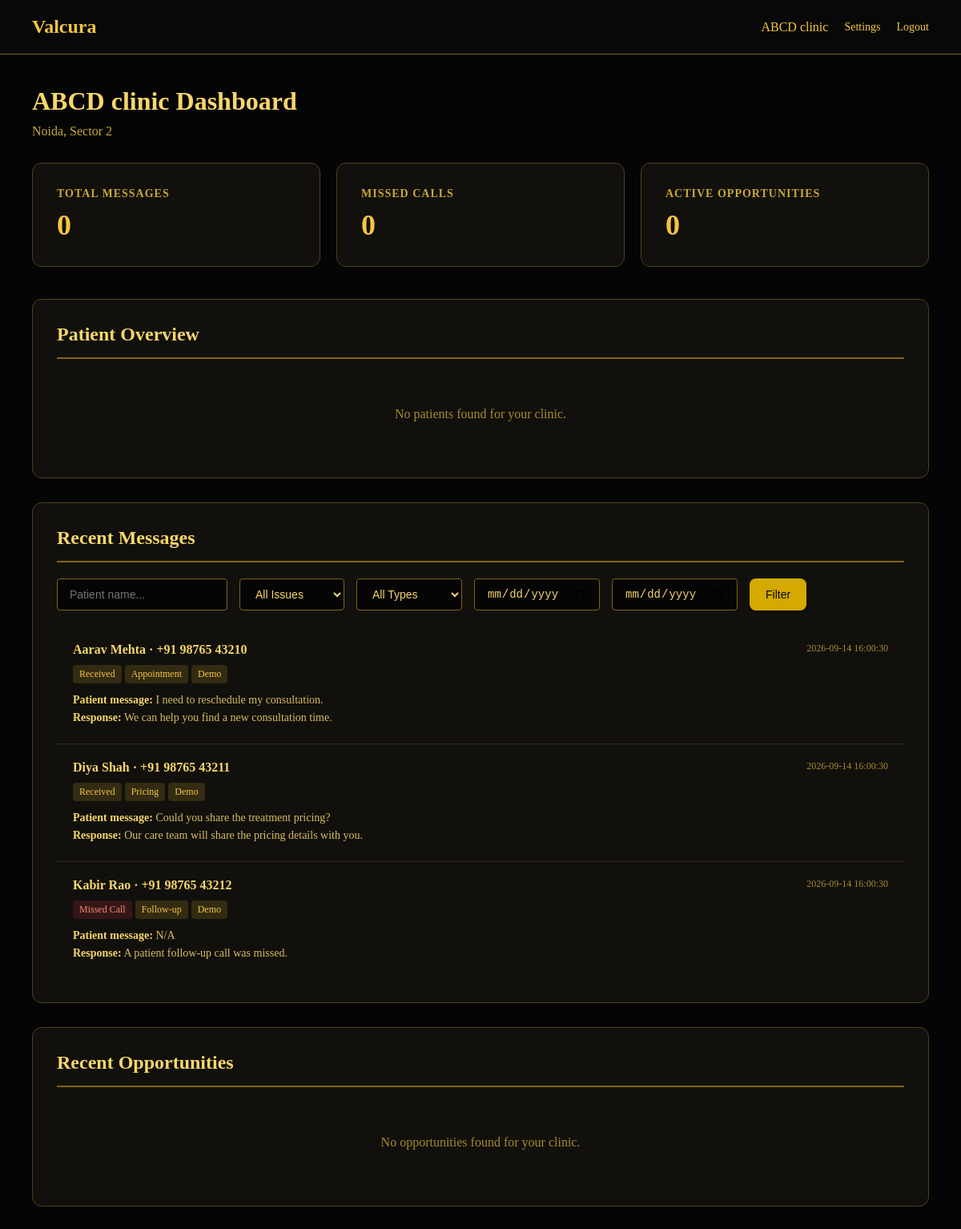
/hospital/dashboard/ (signed in), run on the app's committed database.
### user_request/models.py (models this page shows, shortened)
class ClinicProfile(models.Model):
    clinic_id = models.CharField(max_length=50, unique=True, primary_key=True)
    clinic_name = models.CharField(max_length=200)
    city = models.CharField(max_length=100)
    locality = models.CharField(max_length=100)
    clinic_type = models.CharField(max_length=50)
    chair_count = models.IntegerField()
    primary_specialty = models.CharField(max_length=100)
    monthly_revenue_baseline_inr = models.DecimalField(max_digits=12, decimal_places=2)
    reception_team_size = models.IntegerField()
    onboarding_date = models.DateField()
    crm_status = models.CharField(max_length=50)
    crm_name = models.CharField(max_length=100, blank=True)
    crm_integration_mode = models.CharField(max_length=50, blank=True)
    valcura_plan = models.CharField(max_length=50)
    active_status = models.BooleanField(default=True)
    created_at = models.DateTimeField(auto_now_add=True)

### user_request/views.py (the view, shortened to what this page needs)
# urls.py: path('hospital/dashboard/', hospital_dashboard, name='hospital_dashboard'),
@login_required
def hospital_dashboard(request):
    user = request.user
    if isinstance(user, HospitalUser) and user.clinic:
        clinic = user.clinic
        from .models import PatientContact
        clinic_patients = PatientContact.objects.filter(clinic=clinic)
        patient_phone_numbers = [p.phone_number for p in clinic_patients]
        patients_by_phone = {p.phone_number: p for p in clinic_patients}
        messages = MessageLog.objects.filter(phone_number__in=patient_phone_numbers).order_by('-created_at')
        latest_issues = {}
        for opportunity in Opportunity.objects.filter(
            clinic=clinic,
            patient__phone_number__in=patient_phone_numbers,
        ).order_by('-inquiry_date_time'):
            latest_issues.setdefault(opportunity.patient.phone_number, opportunity.treatment_concern)
        display_messages = [
            {
                'phone_number': message.phone_number,
                'patient_name': patients_by_phone.get(message.phone_number).patient_name
                if patients_by_phone.get(message.phone_number) else 'Unknown patient',
                'issue_type': latest_issues.get(message.phone_number, 'General enquiry'),
                'user_message': message.user_message,
                'ai_response': message.ai_response,
                'is_missed_call': message.is_missed_call,
                'created_at': message.created_at,
                'is_demo': False,
            }
            for message in messages[:100]
        ]
        if not display_messages:
            demo_time = timezone.now()
            display_messages = [
                {
                    'phone_number': '+91 98765 43210',
                    'patient_name': 'Aarav Mehta',
                    'issue_type': 'Appointment',
                    'user_message': 'I need to reschedule my consultation.',
                    'ai_response': 'We can help you find a new consultation time.',
                    'is_missed_call': False,
                    'created_at': demo_time,
                    'is_demo': True,
                },
                {
                    'phone_number': '+91 98765 43211',
                    'patient_name': 'Diya Shah',
                    'issue_type': 'Pricing',
                    'user_message': 'Could you share the treatment pricing?',
                    'ai_response': 'Our care team will share the pricing details with you.',
                    'is_missed_call': False,
                    'created_at': demo_time,
                    'is_demo': True,
                },
                {
                    'phone_number': '+91 98765 43212',
                    'patient_name': 'Kabir Rao',
                    'issue_type': 'Follow-up',
                    'user_message': None,
                    'ai_response': 'A patient follow-up call was missed.',
                    'is_missed_call': True,
                    'created_at': demo_time,
                    'is_demo': True,
                },
            ]
        issue_types = sorted({message['issue_type'] for message in display_messages})
        interactions = InteractionLog.objects.filter(clinic=clinic).order_by('-event_date_time')[:50]
        opportunities = Opportunity.objects.filter(clinic=clinic).order_by('-inquiry_date_time')
        latest_opportunities = {}
        latest_consultations = {}
        for opportunity in opportunities:
            latest_opportunities.setdefault(opportunity.patient_id, opportunity)
            if opportunity.consultation_date_time and opportunity.patient_id not in latest_consultations:
                latest_consultations[opportunity.patient_id] = opportunity.consultation_date_time
        patient_overview = []
        total_messages = messages.count()
        missed_calls = messages.filter(is_missed_call=True).count()
        active_opportunities = opportunities.filter(opportunity_status__in=['New', 'Inquiry', 'Active']).count()
        context = {
            'clinic': clinic,
            'clinic_messages': display_messages,
            'issue_types': issue_types,
            'interactions': interactions,
            'opportunities': opportunities[:50],
            'patient_overview': patient_overview,
            'analytics': {
                'total_messages': total_messages,
                'missed_calls': missed_calls,
                'active_opportunities': active_opportunities,
            }
        }
        return render(request, 'hospital_dashboard.html', context)
    else:
        return redirect('login')

### user_request/templates/hospital_dashboard.html (shortened to what this page needs)
<!DOCTYPE html>
<html lang="en">
<head>
</head>
<body>
    <nav class="navbar">
        <div class="navbar-brand">Valcura</div>
        <div class="navbar-menu">
            <span>{{ clinic.clinic_name }}</span>
            <a href="#">Settings</a>
            <a href="{% url 'logout' %}">Logout</a>
        </div>
    </nav>
    <div class="container">
        <div class="header">
            <h1>{{ clinic.clinic_name }} Dashboard</h1>
            <p>{{ clinic.city }}, {{ clinic.locality }}</p>
        </div>
        <div class="stats-grid">
            <div class="stat-card">
                <h3>Total Messages</h3>
                <div class="value">{{ analytics.total_messages }}</div>
            </div>
            <div class="stat-card">
                <h3>Missed Calls</h3>
                <div class="value">{{ analytics.missed_calls }}</div>
            </div>
            <div class="stat-card">
                <h3>Active Opportunities</h3>
                <div class="value">{{ analytics.active_opportunities }}</div>
            </div>
        </div>
        <div class="section">
            <h2>Patient Overview</h2>
            {% if patient_overview %}
                <div class="patient-table-wrap">
                    <table class="patient-table">
                        <thead>
                            <tr>
                                <th>Patient ID</th>
                                <th>Patient</th>
                                <th>ATS (INR)</th>
                                <th>Last Consultation</th>
                                <th>Last Communication</th>
                            </tr>
                        </thead>
                        <tbody>
                            {% for patient in patient_overview %}
                            <tr>
                                <td class="patient-id">{{ patient.patient_id }}</td>
                                <td>{{ patient.patient_name }}<br>{{ patient.phone_number }}</td>
                                <td>{{ patient.ats|default:"N/A" }}</td>
                                <td>{{ patient.last_consultation|date:'Y-m-d H:i'|default:"N/A" }}</td>
                                <td>{{ patient.last_communication|date:'Y-m-d H:i'|default:"N/A" }}</td>
                            </tr>
                            {% endfor %}
                        </tbody>
                    </table>
                </div>
            {% else %}
                <div class="empty-state">No patients found for your clinic.</div>
            {% endif %}
        </div>
        <div class="section">
            <h2>Recent Messages</h2>
            <div class="filters">
                <input type="text" id="patient-filter" placeholder="Patient name...">
                <select id="issue-filter">
                    <option value="all">All Issues</option>
                </select>
                <select id="type-filter">
                    <option value="all">All Types</option>
                </select>
                <input type="date" id="date-from">
                <input type="date" id="date-to">
                <button onclick="filterMessages()">Filter</button>
            </div>
            <div class="message-list" id="message-list">
                {% if clinic_messages %}
                    {% for message in clinic_messages %}
                    <div class="message-item" data-type="{% if message.is_missed_call %}missed{% else %}received{% endif %}" data-date="{{ message.created_at|date:'Y-m-d' }}" data-patient-name="{{ message.patient_name|lower }}" data-issue-type="{{ message.issue_type|lower }}">
                        <div class="message-header">
                            <span class="message-phone">{{ message.patient_name }} · {{ message.phone_number }}</span>
                            <span class="message-time">{{ message.created_at|date:'Y-m-d H:i:s' }}</span>
                        </div>
                        <span class="message-type {% if message.is_missed_call %}missed{% else %}received{% endif %}">
                            {% if message.is_missed_call %}Missed Call{% else %}Received{% endif %}
                        </span>
                        <span class="message-type received">{{ message.issue_type }}</span>
                        {% if message.is_demo %}<span class="message-type received">Demo</span>{% endif %}
                        <div class="message-content">
                            <strong>Patient message:</strong> {{ message.user_message|default:"N/A" }}<br>
                            <strong>Response:</strong> {{ message.ai_response }}
                        </div>
                    </div>
                    {% endfor %}
                {% else %}
                    <div class="empty-state">
                        <p>No messages found for your clinic.</p>
                    </div>
                {% endif %}
            </div>
        </div>
        <div class="section">
            <h2>Recent Opportunities</h2>
            {% if opportunities %}
                <table class="opportunities-table">
                    <thead>
                        <tr>
                            <th>Patient</th>
                            <th>Treatment</th>
                            <th>Status</th>
                            <th>Value (INR)</th>
                            <th>Date</th>
                        </tr>
                    </thead>
                    <tbody>
                        {% for opp in opportunities %}
                        <tr>
                            <td>{{ opp.patient.patient_name|default:opp.patient.phone_number }}</td>
                            <td>{{ opp.treatment }}</td>
                            <td>
                                <span class="status-badge {% if opp.opportunity_status == 'New' %}new{% elif opp.opportunity_status == 'Active' %}active{% else %}closed{% endif %}">
                                    {{ opp.opportunity_status }}
                                </span>
                            </td>
                            <td>₹{{ opp.value_inr|default:"0" }}</td>
                            <td>{{ opp.inquiry_date_time|date:'Y-m-d' }}</td>
                        </tr>
                        {% endfor %}
                    </tbody>
                </table>
            {% else %}
                <div class="empty-state">
                    <p>No opportunities found for your clinic.</p>
                </div>
            {% endif %}
        </div>
    </div>
</body>
</html>

### user_request/templates/hospital_dashboard.html (style rules this page uses)
* { margin: 0; padding: 0; box-sizing: border-box; }
body { font-family: Georgia, 'Times New Roman', serif; background: #050505; min-height: 100vh; color: #f5c542; }
.navbar { background: #080808; padding: 20px 40px; display: flex; justify-content: space-between; align-items: center; border-bottom: 1px solid #806515; }
.navbar-brand { color: #f5c542; font-size: 24px; font-weight: 700; }
.navbar-menu { display: flex; gap: 20px; align-items: center; }
.navbar-menu a { color: #f5c542; text-decoration: none; font-size: 14px; transition: opacity 0.3s; }
.container { max-width: 1400px; margin: 0 auto; padding: 40px; }
.header { margin-bottom: 30px; }
.header h1 { color: #f7d66b; font-size: 32px; margin-bottom: 10px; }
.header p { color: #c9a936; font-size: 16px; }
.stats-grid { display: grid; grid-template-columns: repeat(auto-fit, minmax(250px, 1fr)); gap: 20px; margin-bottom: 40px; }
.stat-card { background: #11100c; padding: 30px; border-radius: 12px; border: 1px solid #4e411b; }
.stat-card h3 { color: #c9a936; font-size: 14px; margin-bottom: 10px; text-transform: uppercase; letter-spacing: 1px; }
.stat-card .value { color: #f5c542; font-size: 36px; font-weight: 700; }
.section { background: #11100c; border-radius: 12px; padding: 30px; margin-bottom: 30px; border: 1px solid #4e411b; }
.section h2 { color: #f7d66b; font-size: 24px; margin-bottom: 20px; padding-bottom: 15px; border-bottom: 2px solid #806515; }
.filters { display: flex; gap: 15px; margin-bottom: 20px; flex-wrap: wrap; }
.filters input, .filters select { padding: 10px 15px; border: 1px solid #806515; border-radius: 4px; background: #050505; color: #f7d66b; font-size: 14px; }
.filters button { padding: 10px 20px; background: #d4a900; color: #050505; border: none; border-radius: 8px; cursor: pointer; font-size: 14px; }
.message-list { max-height: 500px; overflow-y: auto; }
.message-item { padding: 20px; border-bottom: 1px solid #332b12; transition: background 0.3s; }
.message-item:last-child { border-bottom: none; }
.message-header { display: flex; justify-content: space-between; margin-bottom: 10px; }
.message-phone { font-weight: 600; color: #f7d66b; }
.message-time { color: #a88b2f; font-size: 12px; }
.message-type { display: inline-block; padding: 4px 8px; border-radius: 4px; font-size: 12px; margin-bottom: 10px; }
.message-type.missed { background: #351616; color: #f08b72; }
.message-type.received { background: #332b12; color: #f5c542; }
.message-content { color: #d8bd62; font-size: 14px; line-height: 1.6; }
.message-content strong { color: #f7d66b; }
.empty-state { text-align: center; padding: 40px; color: #a88b2f; }

### data on the page
ClinicProfile: clinic_name "ABCD clinic", city "Noida", locality "Sector 2"

### other printed values
{{ analytics.total_messages }} "0"
{{ analytics.missed_calls }} "0"
{{ analytics.active_opportunities }} "0"
{{ message.patient_name }} "Aarav Mehta" "Diya Shah" "Kabir Rao"
{{ message.phone_number }} "+91 98765 43210" "+91 98765 43211" "+91 98765 43212"
{{ message.created_at|date:'Y-m-d H:i:s' }} "2026-09-14 16:00:30" "2026-09-14 16:00:30" "2026-09-14 16:00:30"
{{ message.issue_type }} "Appointment" "Pricing" "Follow-up"
{{ message.user_message|default:"N/A" }} "I need to reschedule my consultation." "Could you share the treatment pricing?" "N/A"
{{ message.ai_response }} "We can help you find a new consultation time." "Our care team will share the pricing details with you." "A patient follow-up call was missed."
